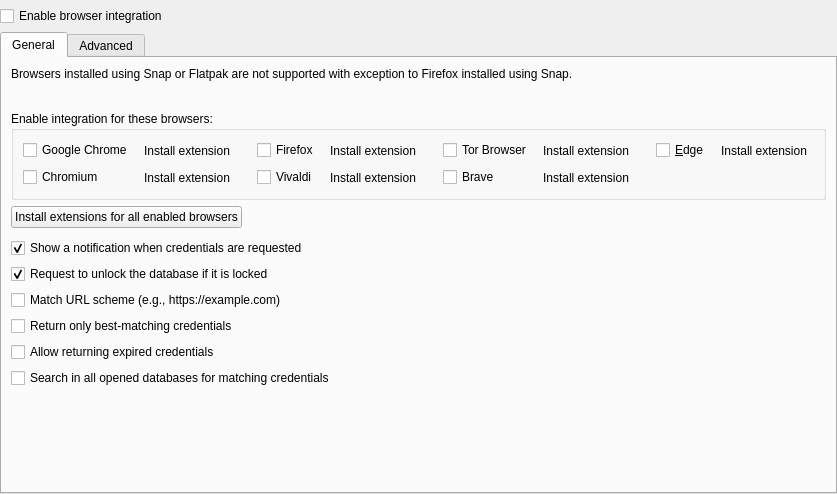
<?xml version="1.0" encoding="UTF-8"?>
<ui version="4.0">
 <class>BrowserSettingsWidget</class>
 <widget class="QWidget" name="BrowserSettingsWidget">
  <property name="geometry">
   <rect>
    <x>0</x>
    <y>0</y>
    <width>584</width>
    <height>467</height>
   </rect>
  </property>
  <property name="windowTitle">
   <string>Dialog</string>
  </property>
  <layout class="QVBoxLayout" name="verticalLayout">
   <property name="leftMargin">
    <number>0</number>
   </property>
   <property name="topMargin">
    <number>0</number>
   </property>
   <property name="rightMargin">
    <number>0</number>
   </property>
   <property name="bottomMargin">
    <number>0</number>
   </property>
   <item>
    <widget class="MessageWidget" name="messageWidget" native="true"/>
   </item>
   <item>
    <widget class="QCheckBox" name="enableBrowserSupport">
     <property name="toolTip">
      <string>This is required for accessing your databases with KeePassXC-Browser</string>
     </property>
     <property name="text">
      <string>Enable browser integration</string>
     </property>
    </widget>
   </item>
   <item>
    <widget class="QTabWidget" name="tabWidget">
     <property name="currentIndex">
      <number>0</number>
     </property>
     <widget class="QWidget" name="tab">
      <attribute name="title">
       <string>General</string>
      </attribute>
      <layout class="QVBoxLayout" name="verticalLayout_2">
       <item>
        <widget class="QLabel" name="snapWarningLabel">
         <property name="text">
          <string>Browsers installed using Snap or Flatpak are not supported with exception to Firefox installed using Snap.</string>
         </property>
        </widget>
       </item>
       <item>
        <widget class="QLabel" name="extensionLabel"/>
       </item>
       <item>
        <spacer name="verticalSpacer_1">
         <property name="orientation">
          <enum>Qt::Vertical</enum>
         </property>
         <property name="sizeType">
          <enum>QSizePolicy::Fixed</enum>
         </property>
         <property name="sizeHint" stdset="0">
          <size>
           <width>20</width>
           <height>4</height>
          </size>
         </property>
        </spacer>
       </item>
       <item>
        <widget class="QGroupBox" name="browsersGroupBox">
         <property name="title">
          <string>Enable integration for these browsers:</string>
         </property>
         <layout class="QGridLayout" name="gridLayout">
          <property name="horizontalSpacing">
           <number>20</number>
          </property>
          <item row="1" column="1">
           <layout class="QHBoxLayout" name="vivaldiLayout">
            <property name="spacing">
             <number>4</number>
            </property>
            <item>
             <widget class="QCheckBox" name="vivaldiSupport">
              <property name="text">
               <string>Vivaldi</string>
              </property>
              <property name="checked">
               <bool>false</bool>
              </property>
             </widget>
            </item>
            <item>
             <widget class="QToolButton" name="vivaldiInstallButton">
              <property name="toolTip">
               <string>Install the KeePassXC-Browser extension</string>
              </property>
              <property name="accessibleName">
               <string>Install browser extension for Vivaldi</string>
              </property>
              <property name="text">
               <string>Install extension</string>
              </property>
              <property name="toolButtonStyle">
               <enum>Qt::ToolButtonIconOnly</enum>
              </property>
              <property name="autoRaise">
               <bool>true</bool>
              </property>
             </widget>
            </item>
           </layout>
          </item>
          <item row="0" column="3">
           <layout class="QHBoxLayout" name="edgeLayout">
            <property name="spacing">
             <number>4</number>
            </property>
            <item>
             <widget class="QCheckBox" name="edgeSupport">
              <property name="text">
               <string>&amp;Edge</string>
              </property>
              <property name="checked">
               <bool>false</bool>
              </property>
             </widget>
            </item>
            <item>
             <widget class="QToolButton" name="edgeInstallButton">
              <property name="toolTip">
               <string>Install the KeePassXC-Browser extension</string>
              </property>
              <property name="accessibleName">
               <string>Install browser extension for Microsoft Edge</string>
              </property>
              <property name="text">
               <string>Install extension</string>
              </property>
              <property name="toolButtonStyle">
               <enum>Qt::ToolButtonIconOnly</enum>
              </property>
              <property name="autoRaise">
               <bool>true</bool>
              </property>
             </widget>
            </item>
           </layout>
          </item>
          <item row="0" column="1">
           <layout class="QHBoxLayout" name="firefoxLayout">
            <property name="spacing">
             <number>4</number>
            </property>
            <item>
             <widget class="QCheckBox" name="firefoxSupport">
              <property name="text">
               <string>Firefox</string>
              </property>
              <property name="checked">
               <bool>false</bool>
              </property>
             </widget>
            </item>
            <item>
             <widget class="QToolButton" name="firefoxInstallButton">
              <property name="toolTip">
               <string>Open the add-on page of the KeePassXC-Browser extension</string>
              </property>
              <property name="accessibleName">
               <string>Install browser extension for Firefox</string>
              </property>
              <property name="text">
               <string>Install extension</string>
              </property>
              <property name="toolButtonStyle">
               <enum>Qt::ToolButtonIconOnly</enum>
              </property>
              <property name="autoRaise">
               <bool>true</bool>
              </property>
             </widget>
            </item>
           </layout>
          </item>
          <item row="0" column="2">
           <layout class="QHBoxLayout" name="torBrowserLayout">
            <property name="spacing">
             <number>4</number>
            </property>
            <item>
             <widget class="QCheckBox" name="torBrowserSupport">
              <property name="text">
               <string>Tor Browser</string>
              </property>
              <property name="checked">
               <bool>false</bool>
              </property>
             </widget>
            </item>
            <item>
             <widget class="QToolButton" name="torBrowserInstallButton">
              <property name="toolTip">
               <string>Open the add-on page of the KeePassXC-Browser extension</string>
              </property>
              <property name="accessibleName">
               <string>Install browser extension for Tor Browser</string>
              </property>
              <property name="text">
               <string>Install extension</string>
              </property>
              <property name="toolButtonStyle">
               <enum>Qt::ToolButtonIconOnly</enum>
              </property>
              <property name="autoRaise">
               <bool>true</bool>
              </property>
             </widget>
            </item>
           </layout>
          </item>
          <item row="1" column="2">
           <layout class="QHBoxLayout" name="braveLayout">
            <property name="spacing">
             <number>4</number>
            </property>
            <item>
             <widget class="QCheckBox" name="braveSupport">
              <property name="text">
               <string>Brave</string>
              </property>
              <property name="checked">
               <bool>false</bool>
              </property>
             </widget>
            </item>
            <item>
             <widget class="QToolButton" name="braveInstallButton">
              <property name="toolTip">
               <string>Install the KeePassXC-Browser extension</string>
              </property>
              <property name="accessibleName">
               <string>Install browser extension for Brave</string>
              </property>
              <property name="text">
               <string>Install extension</string>
              </property>
              <property name="toolButtonStyle">
               <enum>Qt::ToolButtonIconOnly</enum>
              </property>
              <property name="autoRaise">
               <bool>true</bool>
              </property>
             </widget>
            </item>
           </layout>
          </item>
          <item row="0" column="0">
           <layout class="QHBoxLayout" name="chromeLayout">
            <property name="spacing">
             <number>4</number>
            </property>
            <item>
             <widget class="QCheckBox" name="chromeSupport">
              <property name="text">
               <string>Google Chrome</string>
              </property>
              <property name="checked">
               <bool>false</bool>
              </property>
             </widget>
            </item>
            <item>
             <widget class="QToolButton" name="chromeInstallButton">
              <property name="toolTip">
               <string>Install the KeePassXC-Browser extension</string>
              </property>
              <property name="accessibleName">
               <string>Install browser extension for Google Chrome</string>
              </property>
              <property name="text">
               <string>Install extension</string>
              </property>
              <property name="toolButtonStyle">
               <enum>Qt::ToolButtonIconOnly</enum>
              </property>
              <property name="autoRaise">
               <bool>true</bool>
              </property>
             </widget>
            </item>
           </layout>
          </item>
          <item row="1" column="0">
           <layout class="QHBoxLayout" name="chromiumLayout">
            <property name="spacing">
             <number>4</number>
            </property>
            <item>
             <widget class="QCheckBox" name="chromiumSupport">
              <property name="text">
               <string>Chromium</string>
              </property>
              <property name="checked">
               <bool>false</bool>
              </property>
             </widget>
            </item>
            <item>
             <widget class="QToolButton" name="chromiumInstallButton">
              <property name="toolTip">
               <string>Install the KeePassXC-Browser extension</string>
              </property>
              <property name="accessibleName">
               <string>Install browser extension for Chromium</string>
              </property>
              <property name="text">
               <string>Install extension</string>
              </property>
              <property name="toolButtonStyle">
               <enum>Qt::ToolButtonIconOnly</enum>
              </property>
              <property name="autoRaise">
               <bool>true</bool>
              </property>
             </widget>
            </item>
           </layout>
          </item>
          <item row="0" column="4">
           <spacer name="horizontalSpacer">
            <property name="orientation">
             <enum>Qt::Horizontal</enum>
            </property>
            <property name="sizeHint" stdset="0">
             <size>
              <width>40</width>
              <height>20</height>
             </size>
            </property>
           </spacer>
          </item>
         </layout>
        </widget>
       </item>
       <item>
        <layout class="QHBoxLayout" name="installExtensionsLayout">
         <item>
          <widget class="QPushButton" name="installAllExtensionsButton">
           <property name="toolTip">
            <string>Register the KeePassXC-Browser extension with all enabled browsers. Each browser asks you to enable the extension the next time it is started.</string>
           </property>
           <property name="accessibleName">
            <string>Install extensions for all enabled browsers</string>
           </property>
           <property name="text">
            <string>Install extensions for all enabled browsers</string>
           </property>
          </widget>
         </item>
         <item>
          <spacer name="horizontalSpacer_6">
           <property name="orientation">
            <enum>Qt::Horizontal</enum>
           </property>
           <property name="sizeHint" stdset="0">
            <size>
             <width>40</width>
             <height>20</height>
            </size>
           </property>
          </spacer>
         </item>
        </layout>
       </item>
       <item>
        <spacer name="verticalSpacer">
         <property name="orientation">
          <enum>Qt::Vertical</enum>
         </property>
         <property name="sizeType">
          <enum>QSizePolicy::Fixed</enum>
         </property>
         <property name="sizeHint" stdset="0">
          <size>
           <width>20</width>
           <height>4</height>
          </size>
         </property>
        </spacer>
       </item>
       <item>
        <widget class="QCheckBox" name="showNotification">
         <property name="text">
          <string extracomment="Credentials mean login data requested via browser extension">Show a notification when credentials are requested</string>
         </property>
         <property name="checked">
          <bool>true</bool>
         </property>
        </widget>
       </item>
       <item>
        <widget class="QCheckBox" name="unlockDatabase">
         <property name="text">
          <string>Request to unlock the database if it is locked</string>
         </property>
         <property name="checked">
          <bool>true</bool>
         </property>
        </widget>
       </item>
       <item>
        <widget class="QCheckBox" name="matchUrlScheme">
         <property name="toolTip">
          <string>Only entries with the same scheme (http://, https://, …) are returned.</string>
         </property>
         <property name="text">
          <string>Match URL scheme (e.g., https://example.com)</string>
         </property>
        </widget>
       </item>
       <item>
        <widget class="QCheckBox" name="bestMatchOnly">
         <property name="toolTip">
          <string>Only returns the best matches for a specific URL instead of all entries for the whole domain.</string>
         </property>
         <property name="text">
          <string>Return only best-matching credentials</string>
         </property>
        </widget>
       </item>
       <item>
        <widget class="QCheckBox" name="allowExpiredCredentials">
         <property name="toolTip">
          <string>Returns expired credentials. String [expired] is added to the title.</string>
         </property>
         <property name="text">
          <string>Allow returning expired credentials</string>
         </property>
        </widget>
       </item>
       <item>
        <widget class="QCheckBox" name="searchInAllDatabases">
         <property name="toolTip">
          <string>All databases connected to the extension will return matching credentials.</string>
         </property>
         <property name="text">
          <string extracomment="Credentials mean login data requested via browser extension">Search in all opened databases for matching credentials</string>
         </property>
        </widget>
       </item>
       <item>
        <spacer name="verticalSpacer_2">
         <property name="orientation">
          <enum>Qt::Vertical</enum>
         </property>
         <property name="sizeHint" stdset="0">
          <size>
           <width>20</width>
           <height>40</height>
          </size>
         </property>
        </spacer>
       </item>
      </layout>
     </widget>
     <widget class="QWidget" name="tab_2">
      <attribute name="title">
       <string>Advanced</string>
      </attribute>
      <layout class="QVBoxLayout" name="verticalLayout_6">
       <item>
        <widget class="MessageWidget" name="advancedMessageWidget" native="true">
         <property name="text" stdset="0">
          <string>&lt;b&gt;Warning:&lt;/b&gt; Only adjust these settings if necessary.</string>
         </property>
         <property name="closeButtonVisible" stdset="0">
          <bool>false</bool>
         </property>
         <property name="messageType" stdset="0">
          <number>2</number>
         </property>
        </widget>
       </item>
       <item>
        <widget class="QCheckBox" name="alwaysAllowAccess">
         <property name="text">
          <string extracomment="Credentials mean login data requested via browser extension">Never ask before accessing credentials</string>
         </property>
        </widget>
       </item>
       <item>
        <widget class="QCheckBox" name="alwaysAllowUpdate">
         <property name="text">
          <string extracomment="Credentials mean login data requested via browser extension">Never ask before updating credentials</string>
         </property>
        </widget>
       </item>
       <item>
        <widget class="QCheckBox" name="httpAuthPermission">
         <property name="text">
          <string extracomment="An extra HTTP Basic Auth setting">Do not ask permission for HTTP Basic Auth</string>
         </property>
        </widget>
       </item>
       <item>
        <widget class="QCheckBox" name="supportKphFields">
         <property name="toolTip">
          <string>Automatically creating or updating string fields is not supported.</string>
         </property>
         <property name="text">
          <string>Return advanced string fields which start with &quot;KPH: &quot;</string>
         </property>
        </widget>
       </item>
       <item>
        <widget class="QCheckBox" name="allowLocalhostWithPasskeys">
         <property name="toolTip">
          <string>Allows using insecure http://localhost with passkeys for testing purposes.</string>
         </property>
         <property name="text">
          <string>Allow using localhost with passkeys</string>
         </property>
        </widget>
       </item>
       <item>
        <widget class="QCheckBox" name="noMigrationPrompt">
         <property name="toolTip">
          <string>Don't display the popup suggesting migration of legacy KeePassHTTP settings.</string>
         </property>
         <property name="text">
          <string>Do not prompt for KeePassHTTP settings migration.</string>
         </property>
        </widget>
       </item>
       <item>
        <widget class="QCheckBox" name="updateBinaryPath">
         <property name="toolTip">
          <string>Updates KeePassXC or keepassxc-proxy binary path automatically to native messaging scripts on startup.</string>
         </property>
         <property name="text">
          <string>Update native messaging manifest files at startup</string>
         </property>
        </widget>
       </item>
       <item>
        <widget class="QCheckBox" name="allowGetDatabaseEntriesRequest">
         <property name="toolTip">
          <string>Allow keepassxc-proxy to list all entries with their title, URL and UUID in connected databases.</string>
         </property>
         <property name="text">
          <string>Allow limited access to all entries in connected databases (ignores site access restrictions)</string>
         </property>
        </widget>
       </item>
       <item>
        <widget class="QCheckBox" name="useCustomProxy">
         <property name="toolTip">
          <string>Use a custom proxy location if you installed a proxy manually.</string>
         </property>
         <property name="text">
          <string comment="Meant is the proxy for KeePassXC-Browser">Use a custom proxy location:</string>
         </property>
        </widget>
       </item>
       <item>
        <layout class="QHBoxLayout" name="horizontalLayout">
         <item>
          <spacer name="horizontalSpacer_4">
           <property name="orientation">
            <enum>Qt::Horizontal</enum>
           </property>
           <property name="sizeType">
            <enum>QSizePolicy::Fixed</enum>
           </property>
           <property name="sizeHint" stdset="0">
            <size>
             <width>15</width>
             <height>20</height>
            </size>
           </property>
          </spacer>
         </item>
         <item>
          <widget class="QLineEdit" name="customProxyLocation">
           <property name="sizePolicy">
            <sizepolicy hsizetype="MinimumExpanding" vsizetype="Fixed">
             <horstretch>0</horstretch>
             <verstretch>0</verstretch>
            </sizepolicy>
           </property>
           <property name="minimumSize">
            <size>
             <width>450</width>
             <height>0</height>
            </size>
           </property>
           <property name="accessibleName">
            <string>Custom proxy location field</string>
           </property>
           <property name="maxLength">
            <number>999</number>
           </property>
           <property name="alignment">
            <set>Qt::AlignLeading|Qt::AlignLeft|Qt::AlignVCenter</set>
           </property>
          </widget>
         </item>
         <item>
          <widget class="QPushButton" name="customProxyLocationBrowseButton">
           <property name="accessibleName">
            <string>Browser for custom proxy file</string>
           </property>
           <property name="text">
            <string extracomment="Button for opening file dialog">Browse…</string>
           </property>
          </widget>
         </item>
         <item>
          <spacer name="horizontalSpacer_3">
           <property name="orientation">
            <enum>Qt::Horizontal</enum>
           </property>
           <property name="sizeHint" stdset="0">
            <size>
             <width>40</width>
             <height>20</height>
            </size>
           </property>
          </spacer>
         </item>
        </layout>
       </item>
       <item>
        <widget class="QCheckBox" name="customBrowserSupport">
         <property name="text">
          <string>Use a custom browser configuration location:</string>
         </property>
         <property name="checked">
          <bool>false</bool>
         </property>
        </widget>
       </item>
       <item>
        <widget class="QGroupBox" name="customBrowserGroupBox">
         <property name="title">
          <string/>
         </property>
         <layout class="QVBoxLayout" name="verticalLayout_3">
          <item>
           <layout class="QHBoxLayout" name="horizontalLayout_2">
            <item>
             <widget class="QLabel" name="customBrowserLabel">
              <property name="sizePolicy">
               <sizepolicy hsizetype="Preferred" vsizetype="Fixed">
                <horstretch>0</horstretch>
                <verstretch>0</verstretch>
               </sizepolicy>
              </property>
              <property name="styleSheet">
               <string notr="true">margin-right: 5px</string>
              </property>
              <property name="text">
               <string>Browser type:</string>
              </property>
             </widget>
            </item>
            <item>
             <widget class="QComboBox" name="browserTypeComboBox">
              <property name="sizePolicy">
               <sizepolicy hsizetype="Preferred" vsizetype="Fixed">
                <horstretch>0</horstretch>
                <verstretch>0</verstretch>
               </sizepolicy>
              </property>
              <property name="focusPolicy">
               <enum>Qt::StrongFocus</enum>
              </property>
              <property name="accessibleName">
               <string>Toolbar button style</string>
              </property>
              <property name="sizeAdjustPolicy">
               <enum>QComboBox::AdjustToContents</enum>
              </property>
             </widget>
            </item>
            <item>
             <spacer name="horizontalSpacer_5">
              <property name="orientation">
               <enum>Qt::Horizontal</enum>
              </property>
              <property name="sizeHint" stdset="0">
               <size>
                <width>40</width>
                <height>20</height>
               </size>
              </property>
             </spacer>
            </item>
           </layout>
          </item>
          <item>
           <layout class="QHBoxLayout" name="horizontalLayout_3">
            <item>
             <widget class="QLabel" name="customBrowserLabel_2">
              <property name="sizePolicy">
               <sizepolicy hsizetype="Preferred" vsizetype="Fixed">
                <horstretch>0</horstretch>
                <verstretch>0</verstretch>
               </sizepolicy>
              </property>
              <property name="styleSheet">
               <string notr="true">margin-right: 5px</string>
              </property>
              <property name="text">
               <string>Config Location:</string>
              </property>
             </widget>
            </item>
            <item>
             <widget class="QLineEdit" name="customBrowserLocation">
              <property name="sizePolicy">
               <sizepolicy hsizetype="MinimumExpanding" vsizetype="Fixed">
                <horstretch>0</horstretch>
                <verstretch>0</verstretch>
               </sizepolicy>
              </property>
              <property name="minimumSize">
               <size>
                <width>350</width>
                <height>0</height>
               </size>
              </property>
              <property name="accessibleName">
               <string>Custom browser location field</string>
              </property>
              <property name="maxLength">
               <number>999</number>
              </property>
              <property name="alignment">
               <set>Qt::AlignLeading|Qt::AlignLeft|Qt::AlignVCenter</set>
              </property>
              <property name="placeholderText">
               <string notr="true">~/.config/mozilla/native-messaging-hosts/</string>
              </property>
             </widget>
            </item>
            <item>
             <widget class="QPushButton" name="customBrowserLocationBrowseButton">
              <property name="accessibleName">
               <string>Browse for custom browser path</string>
              </property>
              <property name="text">
               <string extracomment="Button for opening file dialog">Browse…</string>
              </property>
             </widget>
            </item>
           </layout>
          </item>
         </layout>
        </widget>
       </item>
       <item>
        <widget class="QWidget" name="customExtensionIdContainer" native="true">
         <layout class="QHBoxLayout" name="customExtensionBox" stretch="0,0,1">
          <property name="topMargin">
           <number>6</number>
          </property>
          <item>
           <widget class="QLabel" name="customExtensionLabel">
            <property name="text">
             <string>Custom extension ID:</string>
            </property>
           </widget>
          </item>
          <item>
           <widget class="QLineEdit" name="customExtensionId">
            <property name="sizePolicy">
             <sizepolicy hsizetype="MinimumExpanding" vsizetype="Fixed">
              <horstretch>0</horstretch>
              <verstretch>0</verstretch>
             </sizepolicy>
            </property>
            <property name="minimumSize">
             <size>
              <width>250</width>
              <height>0</height>
             </size>
            </property>
            <property name="accessibleName">
             <string>Custom extension ID</string>
            </property>
            <property name="maxLength">
             <number>999</number>
            </property>
            <property name="alignment">
             <set>Qt::AlignLeading|Qt::AlignLeft|Qt::AlignVCenter</set>
            </property>
           </widget>
          </item>
          <item>
           <spacer name="horizontalSpacer_2">
            <property name="orientation">
             <enum>Qt::Horizontal</enum>
            </property>
            <property name="sizeHint" stdset="0">
             <size>
              <width>40</width>
              <height>20</height>
             </size>
            </property>
           </spacer>
          </item>
         </layout>
        </widget>
       </item>
       <item>
        <spacer name="verticalSpacer_5">
         <property name="orientation">
          <enum>Qt::Vertical</enum>
         </property>
         <property name="sizeHint" stdset="0">
          <size>
           <width>20</width>
           <height>40</height>
          </size>
         </property>
        </spacer>
       </item>
      </layout>
     </widget>
    </widget>
   </item>
  </layout>
 </widget>
 <customwidgets>
  <customwidget>
   <class>MessageWidget</class>
   <extends>QWidget</extends>
   <header>gui/MessageWidget.h</header>
   <container>1</container>
  </customwidget>
 </customwidgets>
 <resources/>
 <connections/>
</ui>
